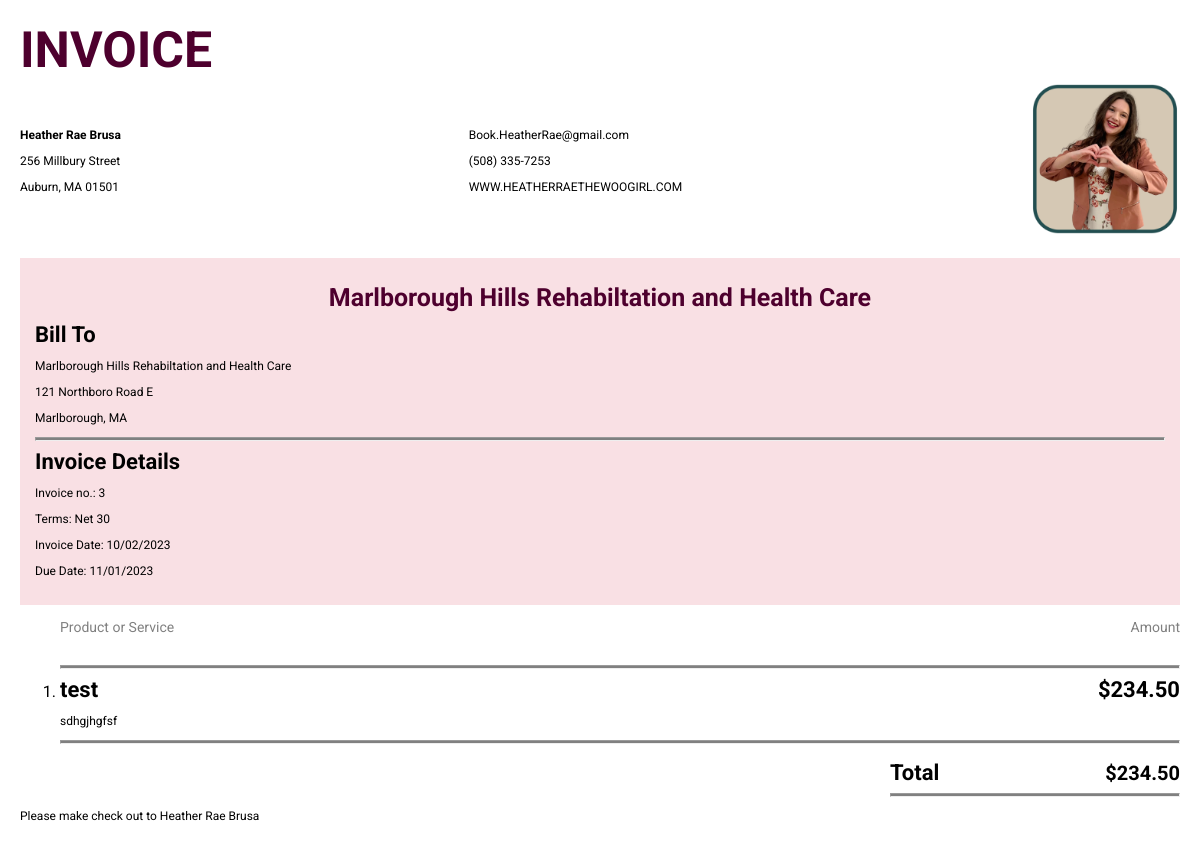
/invoice/3 (signed in), run on the app's committed database.
### main.py (models this page shows)
class InvoiceTable(db.Model):
    __tablename__ = 'invoice_table'
    id = db.Column(db.Integer, primary_key=True)
    facility = db.Column(db.String(250))
    street = db.Column(db.String(250))
    town = db.Column(db.String(250))
    state = db.Column(db.String(250))
    zip_code = db.Column(db.String(250))
    date = db.Column(db.String(250))
    due_date = db.Column(db.String(250))
    price = db.Column(db.String(250))
    title = db.Column(db.String(250))
    description = db.Column(db.String(250))
    paid = db.Column(db.Boolean, default=False)
    paid_on = db.Column(db.String(250))
    data_base_id = db.Column(db.Integer, db.ForeignKey('database.id'))

### main.py (the view)
@app.route('/invoice/<int:invoice_id>', methods=['GET', 'POST'])
@logged_in_only
def invoice(invoice_id):
    invoice = InvoiceTable.query.filter_by(id=invoice_id).first()
    return render_template('invoice.html', invoice=invoice)

### main.py (called while the page is built)
@login_manager.user_loader
def load_user(user_id):
    return db.session.get(User, int(user_id))

def logged_in_only(f):
    @wraps(f)
    def decorated_function(*args, **kwargs):
        try:
            if current_user.is_authenticated:
                return f(*args, **kwargs)
            else:
                return redirect(url_for('login_page'))
        except AttributeError:
            return redirect(url_for('login_page'))
    return decorated_function

### templates/invoice.html (shortened to what this page needs)
<!DOCTYPE html>
<html lang="en">
<head>
    <link rel="stylesheet" href="{{ url_for('static', filename='../static/css/stylesheet.css') }}">
    <link rel="stylesheet" href="{{ url_for('static', filename='../static/css/invoice.css') }}">
</head>
<body>
    <h1>INVOICE</h1>
    <div class="headerContainer">
        <div>
            <p><b>Heather Rae Brusa</b></p>
            <p>256 Millbury Street</p>
            <p>Auburn, MA 01501</p>
        </div>
        <div>
            <p>Book.HeatherRae@gmail.com</p>
            <p>(508) 335-7253</p>
            <p>WWW.HEATHERRAETHEWOOGIRL.COM</p>
        </div>
        <div class="pictureContainer">
            <img src="{{ url_for('static', filename='../static/img/invoiceHeather.webp') }}" alt="picture of Heather Rae with her hands in the shape of a heart">
        </div>
    </div>
    <div class="coloredContainer">
        <div>
            <h2>{{ invoice.facility }}</h2>
            <h3>Bill To</h3>
            <p>{{ invoice.facility }}</p>
            <p>{{ invoice.street }}</p>
            <p>{{ invoice.town }}, {{ invoice.state }}</p>
        </div>
        <hr class="lineBreak">
        <div>
            <h3>Invoice Details</h3>
            <p>Invoice no.: {{ invoice.id }}</p>
            <p>Terms: Net 30</p>
            <p>Invoice Date: {{ invoice.date }}</p>
            <p>Due Date: {{ invoice.due_date }}</p>
        </div>
    </div>
    <div class="rowItems">
        <p class="productAmount productService">Product or Service</p>
        <p class="productAmount">Amount</p>
    </div>
    <ol>
        <li>
            <hr class="lineBreak">
            <div class="rowItems">
                <h3>{{ invoice.title }}</h3>
                <h3>${{ invoice.price }}</h3>
            </div>
            <p class="descriptionWidth">
                {{ invoice.description }}
            </p>
            <hr class="lineBreak">
        </li>
    </ol>
    <div class="totalContainer">
        <div class="rowItems">
            <h3>Total</h3>
            <h4>${{ invoice.price }}</h4>
        </div>
        <hr class="lineBreak">
    </div>
    <p>Please make check out to Heather Rae Brusa</p>
</body>
</html>

### static/css/stylesheet.css (style rules this page uses)
html, body { overflow-x: hidden; font-family: 'Roboto', sans-serif; }
body { background-color: #868B8E; font-family: 'Roboto', sans-serif; box-sizing: border-box; }
h1 { font-size: 80px; text-align: center; }
h2 { font-size: 40px; margin: 10px; }
h4 { opacity: 0; transition: opacity 0.5s ease; margin-top: 0px; margin-bottom: 0px; }
h2 { text-align: center; font-size: 35px; }
h3 { font-size: 30px; }
h4 { font-size: 30px; }
p { font-size: 30px; }
@media only screen and (max-width: 1200px) { h2 { font-size: 20px; } }
@media only screen and (max-width: 1200px) { h3 { font-size: 20px; } }
@media only screen and (max-width: 1200px) { h4 { font-size: 20px; } }
@media only screen and (max-width: 1200px) { p { font-size: 20px; } }

### static/css/invoice.css (style rules this page uses)
body { font-family: 'Roboto', sans-serif; margin-left: 20px; margin-right: 20px; background-color: white; }
h1 { color: rgb(78, 0, 46); font-size: 50px; margin-top: 10px; margin-bottom: 5px; text-align: left; }
p { font-size: 12px; }
h2 { color: rgb(78, 0, 46); font-size: 25px; }
h3 { font-size: 22px; margin: 0px; }
.rowItems h4 { opacity: 1; }
.headerContainer { display: flex; justify-content: space-between; align-items: center; z-index: 2; }
.pictureContainer img { width: 150px; z-index: 1; transform: scaleX(-1); }
.coloredContainer { background-color: rgb(249, 224, 228); padding: 15px; margin-top: 20px; }
.lineBreak { background-color: grey; height: 2px; }
.productAmount { color: grey; font-size: 14px; }
.productService { margin-left: 40px; }
.rowItems { display: flex; justify-content: space-between; align-items: center; }
.descriptionWidth { width: 35%; }
.totalContainer { width: 25%; margin-left: auto; }

### data on the page
InvoiceTable: facility "Marlborough Hills Rehabiltation and Health Care", street "121 Northboro Road E", town "Marlborough", state "MA", id "3", date "10/02/2023", due_date "11/01/2023", title "test", price "234.50", description "sdhgjhgfsf"
